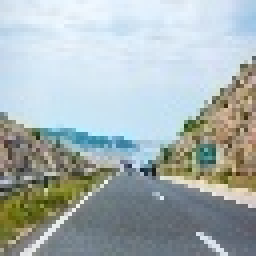
#> input picture verifier/data/normal/0114ba75.jpg, 64 x 64 px (shown 4 times larger)
$ python -i preprocessing.py   (imports and definitions only)
#> lines starting #> are read from the running program, lines starting #| are printed output that depends on the picture
#> further down, picture is the input picture: shape (64, 64, 3); mean B, G, R 179, 178.1, 166.6
import cv2
import numpy as np

def preprocess_frame(frame):
    # Convert to grayscale
    gray = cv2.cvtColor(frame, cv2.COLOR_BGR2GRAY)
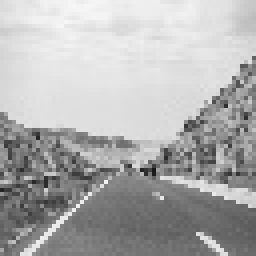
#> gray: shape (64, 64) (shown 4 times larger); min 23, max 246, mean 174.8

    # CLAHE
    clahe = cv2.createCLAHE(clipLimit=2.0, tileGridSize=(8, 8))
    enhanced = clahe.apply(gray)
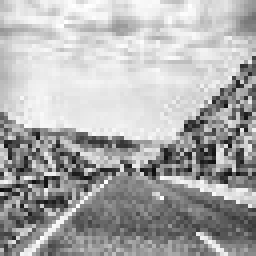
#> enhanced: shape (64, 64) (shown 4 times larger); min 12, max 255, mean 172.3

    # Convert back to 3-channel
    enhanced_bgr = cv2.cvtColor(enhanced, cv2.COLOR_GRAY2BGR)

    # Gamma correction
    gamma = 1.3
    inv_gamma = 1.0 / gamma
    table = np.array([
        ((i / 255.0) ** inv_gamma) * 255
        for i in np.arange(0, 256)
    ]).astype("uint8")

    gamma_corrected = cv2.LUT(enhanced_bgr, table)
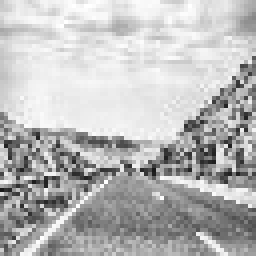
#> gamma_corrected: shape (64, 64, 3) (shown 4 times larger); min 24, max 255, mean 185.6

    # Bilateral filter (edge-preserving)
    final = cv2.bilateralFilter(gamma_corrected, 9, 75, 75)

    return final

>>> import cv2
>>> picture = cv2.imread('../verifier/data/normal/0114ba75.jpg')
>>> result = preprocess_frame(picture)

$ run again, on verifier/data/normal/0cc767f7.jpg
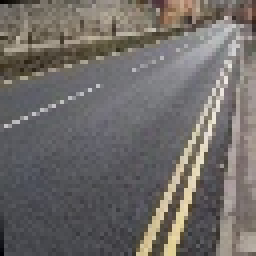
#> input picture verifier/data/normal/0cc767f7.jpg, 64 x 64 px (shown 4 times larger)
#> picture is the input picture: shape (64, 64, 3); mean B, G, R 104.6, 107.2, 111.2
#> in preprocess_frame, `enhanced = clahe.apply(gray)`:
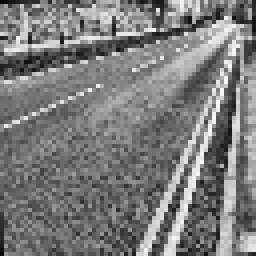
#> enhanced: shape (64, 64) (shown 4 times larger); min 8, max 251, mean 123.3
#> in preprocess_frame, `final = cv2.bilateralFilter(gamma_corrected, 9, 75, 75)`:
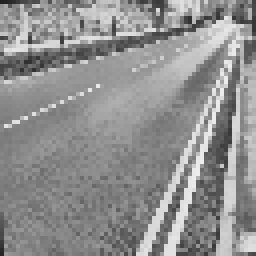
#> final: shape (64, 64, 3) (shown 4 times larger); min 33, max 238, mean 143.5

$ run again, on verifier/data/normal/22a35df7.jpg
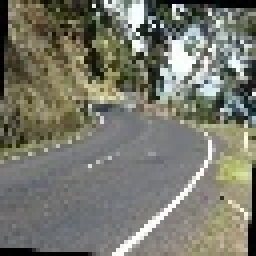
#> input picture verifier/data/normal/22a35df7.jpg, 64 x 64 px (shown 4 times larger)
#> picture is the input picture: shape (64, 64, 3); mean B, G, R 108.7, 120.3, 120
#> in preprocess_frame, `enhanced = clahe.apply(gray)`:
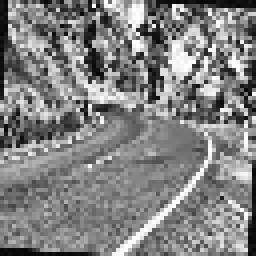
#> enhanced: shape (64, 64) (shown 4 times larger); min 6, max 255, mean 129.8
#> in preprocess_frame, `final = cv2.bilateralFilter(gamma_corrected, 9, 75, 75)`:
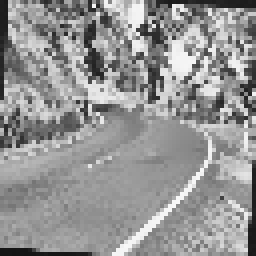
#> final: shape (64, 64, 3) (shown 4 times larger); min 20, max 249, mean 148.4

$ run again, on verifier/data/normal/22abf6dc.jpg
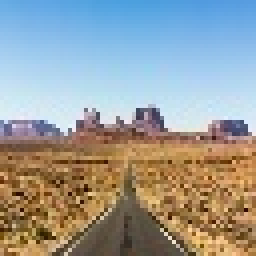
#> input picture verifier/data/normal/22abf6dc.jpg, 64 x 64 px (shown 4 times larger)
#> picture is the input picture: shape (64, 64, 3); mean B, G, R 153.9, 156.5, 153.4
#> in preprocess_frame, `gray = cv2.cvtColor(frame, cv2.COLOR_BGR2GRAY)`:
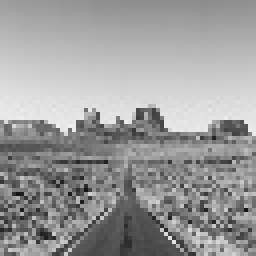
#> gray: shape (64, 64) (shown 4 times larger); min 19, max 240, mean 155.3
#> in preprocess_frame, `gamma_corrected = cv2.LUT(enhanced_bgr, table)`:
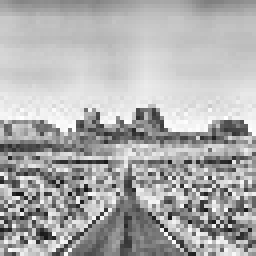
#> gamma_corrected: shape (64, 64, 3) (shown 4 times larger); min 19, max 255, mean 173.5
